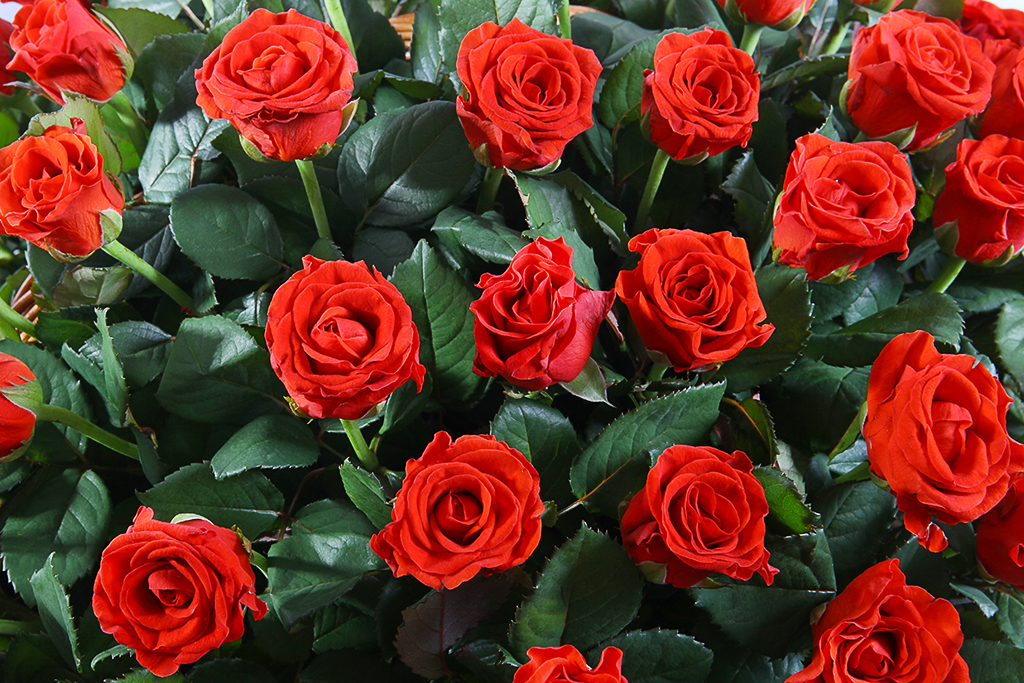
#> input picture rose.jpg, 1024 x 683 px
$ jupyter execute blank.ipynb
#> lines starting #> are read from the running program, lines starting #| are printed output that depends on the picture; after the words box and inside, x2 and y2 are one past the last pixel; in counts of white or black regions, pixels touching at a corner belong together
[cell 1]
import cv2 as cv
print( cv.__version__ )

[cell 2]
# Определяем красный цвет
import cv2
import numpy as np

img=cv2.imread('rose.jpg')
#> img is the input picture: shape (683, 1024, 3); mean B, G, R 36.8, 51.3, 105.2
hsv = cv2.cvtColor(img,cv2.COLOR_BGR2HSV)
#> hsv: shape (683, 1024, 3); mean H, S, V 45.9, 153.8, 115.8


rl=np.array([136,87,111],np.uint8)
ru=np.array([180,255,255],np.uint8)

red=cv2.inRange(hsv, rl, ru)
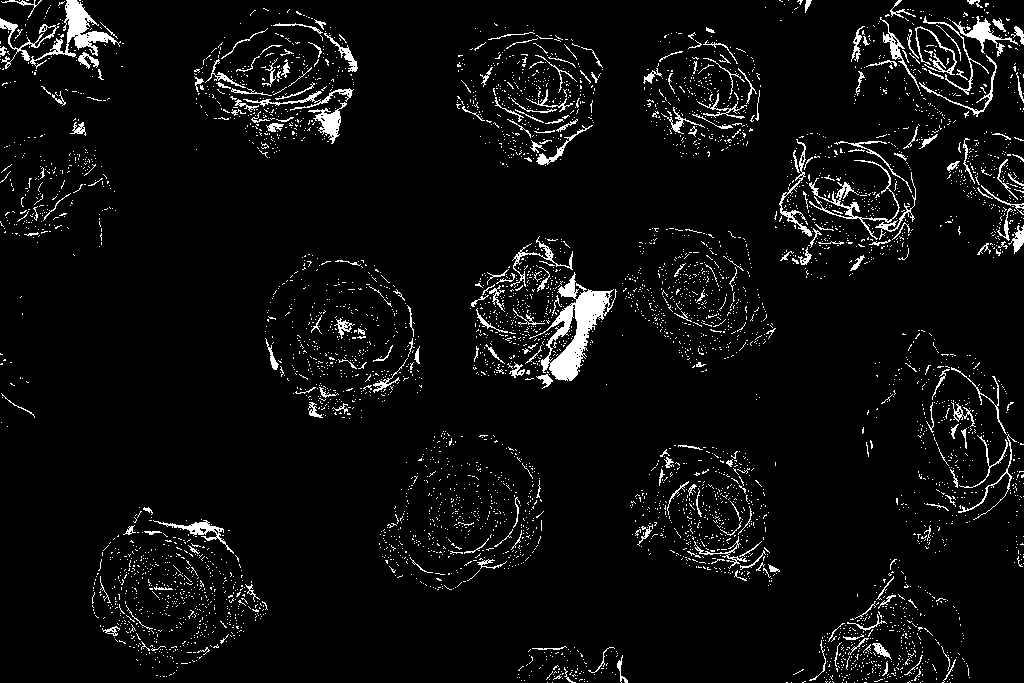
#> red: shape (683, 1024); 5% white in thin lines or dots

kernal = np.ones((5 ,5), "uint8")

red=cv2.dilate(red, kernal)
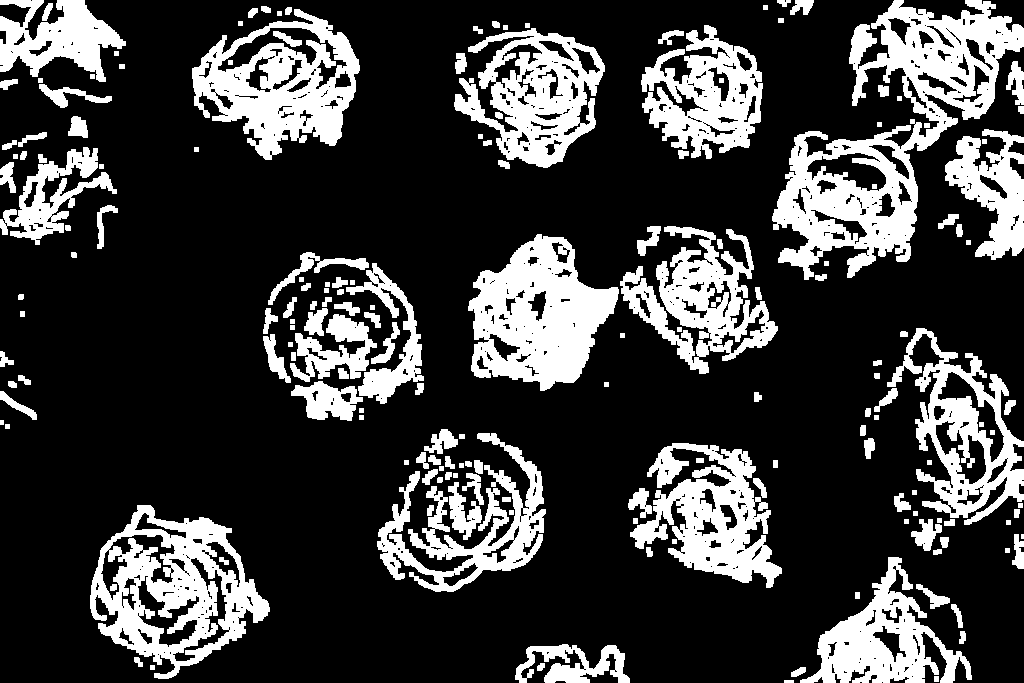
#> red: shape (683, 1024); 24.2% white; 179 white regions (1 under 20 px)
res=cv2.bitwise_and(img, img, mask = red)
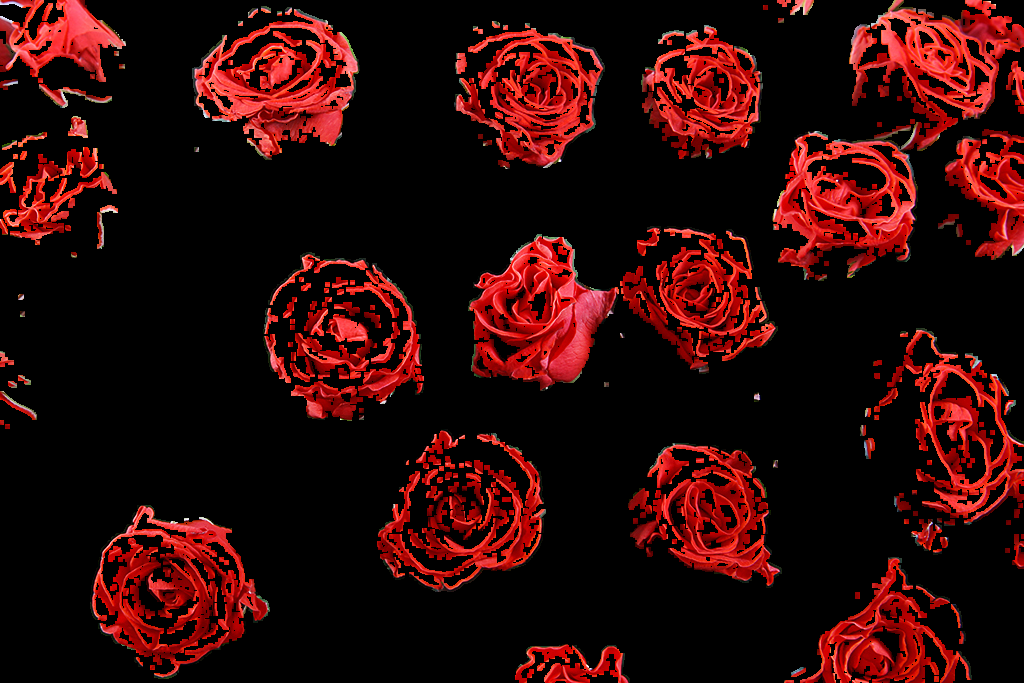
#> res: shape (683, 1024, 3); mean B, G, R 7.7, 8.7, 46.2

contours,hierarchy=cv2.findContours(red,cv2.RETR_TREE,cv2.CHAIN_APPROX_SIMPLE)
#> contours = 723 contours, 422 with area under 20; largest, box (x1, y1, x2, y2) and area: (772, 0, 1024, 280) 27443, (90, 505, 270, 679) 18874, (192, 9, 360, 160) 15331, (468, 234, 619, 391) 14953, (454, 28, 605, 168) 12286

for pic, contour in enumerate(contours):
    area = cv2.contourArea(contour)
    if(area>300):

        x,y,w,h = cv2.boundingRect(contour)
        img = cv2.rectangle(img,(x,y),(x+w,y+h),(255,255,255),2)
        cv2.putText(img,"RED ",(x,y),cv2.FONT_HERSHEY_SIMPLEX, 0.7, (0,0,255))
#> this loop made 723 passes
#> (area, x, y, w, h) on passes 7, 15, 37, 52, 61, 99, 109, 117, 120, 123, 126, 131: (2032, 515, 644, 115, 39), (8639, 800, 557, 172, 126), (469, 872, 625, 35, 38), (448.5, 911, 519, 31, 32), (18874, 90, 505, 180, 174), (1634, 137, 575, 63, 73), (1223.5, 172, 557, 58, 105), (615, 100, 549, 28, 52), (593, 205, 541, 36, 47), (1084, 108, 534, 68, 50), (373, 134, 512, 53, 27), (325, 628, 488, 24, 30)
#> area on passes 3, 5, 6, 11, 12, 14: 77, 37, 41, 54, 103, 244
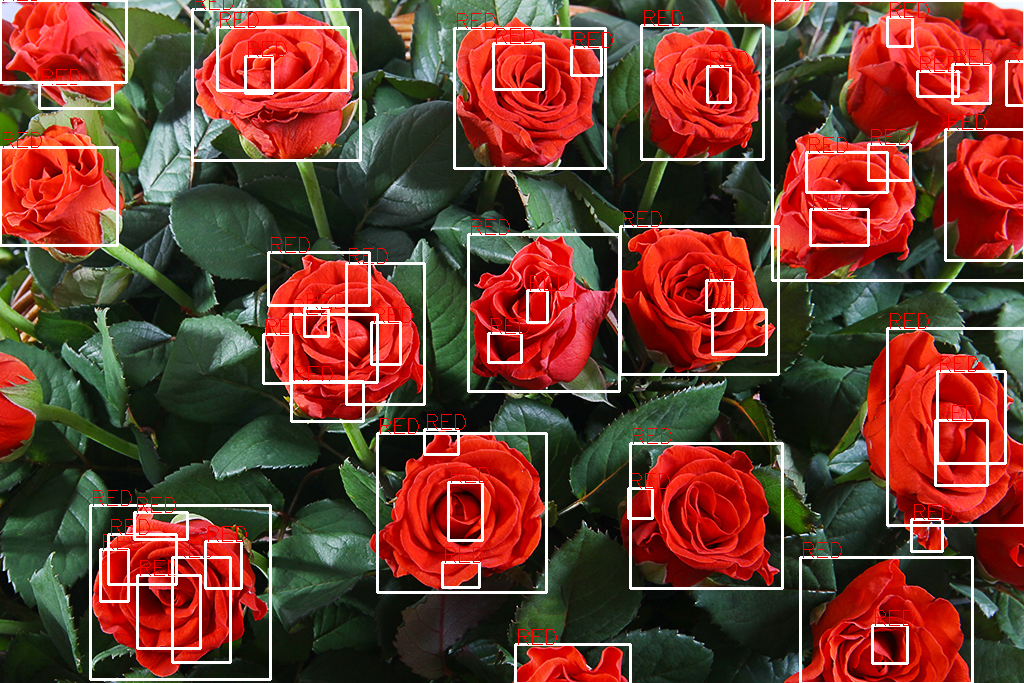
#> img: shape (683, 1024, 3); 7% of pixels changed, all inside (x1, y1, x2, y2) = (0, 0, 1024, 683)


isWritten = cv2.imwrite('image1.png', img)

if isWritten:
    print('Image is successfully saved as file.')
